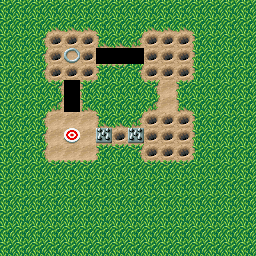

This is a level from a 2D game, rendered from its Tiled map with the project's own tilesets. A one-line summary and the map file follow, with tile-layer data summarised:
An orthogonal 16x16 tile map with 16x16 px tiles, 3 tile layers (Grass, Wall, Ground), 2 tilesets and 36 objects (27x Carrot, 3x Convertor_Right, 2x Convertor_Down, 2x Trap, player-start, ...).

<map version="1.10" tiledversion="1.10.1" orientation="orthogonal" renderorder="right-down" width="16" height="16" tilewidth="16" tileheight="16" infinite="0" nextlayerid="91" nextobjectid="346">
 <properties>
  <property name="excalibur" type="bool" value="true" />
 </properties>
 <tileset firstgid="1" name="tileset" tilewidth="16" tileheight="16" tilecount="48" columns="8">
  <image source="1level.png" width="128" height="96" />
 </tileset>
 <tileset firstgid="49" name="tile_finish" tilewidth="16" tileheight="16" tilecount="4" columns="4">
  <image source="tile_finish.png" width="64" height="16" />
  <tile id="0">
   <animation>
    <frame tileid="0" duration="90" />
    <frame tileid="1" duration="90" />
    <frame tileid="2" duration="90" />
    <frame tileid="3" duration="90" />
   </animation>
  </tile>
 </tileset>
 <layer id="83" name="Grass" width="16" height="16">
  <data>[256 cells, 169 non-empty, 3 distinct tile ids]</data>
 </layer>
 <layer id="87" name="Wall" width="16" height="16">
  <data>[256 cells, 42 non-empty, 8 distinct tile ids]</data>
 </layer>
 <layer id="84" name="Ground" width="16" height="16" locked="1">
  <data>[256 cells, 41 non-empty, 5 distinct tile ids]</data>
 </layer>
 <objectgroup id="85" name="Convertor" locked="1">
  <properties>
   <property name="excalibur" type="bool" value="true" />
  </properties>
  <object id="305" name="Convertor_Right" type="Convertor_Right" gid="42" x="96" y="64" width="16" height="16">
   <properties>
    <property name="CollisionType" value="Passive" />
   </properties>
  </object>
  <object id="306" name="Convertor_Right" type="Convertor_Right" gid="42" x="112" y="64" width="16" height="16">
   <properties>
    <property name="CollisionType" value="Passive" />
   </properties>
  </object>
  <object id="307" name="Convertor_Right" type="Convertor_Right" gid="42" x="128" y="64" width="16" height="16">
   <properties>
    <property name="CollisionType" value="Passive" />
   </properties>
  </object>
  <object id="308" name="Convertor_Down" type="Convertor_Down" gid="44" x="64" y="96" width="16" height="16">
   <properties>
    <property name="CollisionType" value="Passive" />
   </properties>
  </object>
  <object id="309" name="Convertor_Down" type="Convertor_Down" gid="44" x="64" y="112" width="16" height="16">
   <properties>
    <property name="CollisionType" value="Passive" />
   </properties>
  </object>
 </objectgroup>
 <objectgroup id="86" name="Carrots" locked="1">
  <properties>
   <property name="excalibur" type="bool" value="true" />
  </properties>
  <object id="310" name="Carrot" type="Carrot" gid="20" x="48" y="48" width="16" height="16">
   <properties>
    <property name="CollisionType" value="Passive" />
   </properties>
  </object>
  <object id="311" name="Carrot" type="Carrot" gid="20" x="64" y="48" width="16" height="16">
   <properties>
    <property name="CollisionType" value="Passive" />
   </properties>
  </object>
  <object id="312" name="Carrot" type="Carrot" gid="20" x="64" y="80" width="16" height="16">
   <properties>
    <property name="CollisionType" value="Passive" />
   </properties>
  </object>
  <object id="313" name="Carrot" type="Carrot" gid="20" x="48" y="64" width="16" height="16">
   <properties>
    <property name="CollisionType" value="Passive" />
   </properties>
  </object>
  <object id="314" name="Carrot" type="Carrot" gid="20" x="80" y="48" width="16" height="16">
   <properties>
    <property name="CollisionType" value="Passive" />
   </properties>
  </object>
  <object id="315" name="Carrot" type="Carrot" gid="20" x="80" y="80" width="16" height="16">
   <properties>
    <property name="CollisionType" value="Passive" />
   </properties>
  </object>
  <object id="316" name="Carrot" type="Carrot" gid="20" x="80" y="64" width="16" height="16">
   <properties>
    <property name="CollisionType" value="Passive" />
   </properties>
  </object>
  <object id="317" name="Carrot" type="Carrot" gid="20" x="48" y="80" width="16" height="16">
   <properties>
    <property name="CollisionType" value="Passive" />
   </properties>
  </object>
  <object id="318" name="Carrot" type="Carrot" gid="20" x="144" y="48" width="16" height="16">
   <properties>
    <property name="CollisionType" value="Passive" />
   </properties>
  </object>
  <object id="319" name="Carrot" type="Carrot" gid="20" x="144" y="80" width="16" height="16">
   <properties>
    <property name="CollisionType" value="Passive" />
   </properties>
  </object>
  <object id="320" name="Carrot" type="Carrot" gid="20" x="160" y="48" width="16" height="16">
   <properties>
    <property name="CollisionType" value="Passive" />
   </properties>
  </object>
  <object id="321" name="Carrot" type="Carrot" gid="20" x="176" y="80" width="16" height="16">
   <properties>
    <property name="CollisionType" value="Passive" />
   </properties>
  </object>
  <object id="322" name="Carrot" type="Carrot" gid="20" x="144" y="64" width="16" height="16">
   <properties>
    <property name="CollisionType" value="Passive" />
   </properties>
  </object>
  <object id="323" name="Carrot" type="Carrot" gid="20" x="160" y="80" width="16" height="16">
   <properties>
    <property name="CollisionType" value="Passive" />
   </properties>
  </object>
  <object id="325" name="Carrot" type="Carrot" gid="20" x="176" y="64" width="16" height="16">
   <properties>
    <property name="CollisionType" value="Passive" />
   </properties>
  </object>
  <object id="326" name="Carrot" type="Carrot" gid="20" x="176.25" y="47" width="16" height="16">
   <properties>
    <property name="CollisionType" value="Passive" />
   </properties>
  </object>
  <object id="327" name="Carrot" type="Carrot" gid="20" x="144" y="128" width="16" height="16">
   <properties>
    <property name="CollisionType" value="Passive" />
   </properties>
  </object>
  <object id="328" name="Carrot" type="Carrot" gid="20" x="160" y="144" width="16" height="16">
   <properties>
    <property name="CollisionType" value="Passive" />
   </properties>
  </object>
  <object id="329" name="Carrot" type="Carrot" gid="20" x="160" y="128" width="16" height="16">
   <properties>
    <property name="CollisionType" value="Passive" />
   </properties>
  </object>
  <object id="330" name="Carrot" type="Carrot" gid="20" x="176" y="160" width="16" height="16">
   <properties>
    <property name="CollisionType" value="Passive" />
   </properties>
  </object>
  <object id="331" name="Carrot" type="Carrot" gid="20" x="160" y="160" width="16" height="16">
   <properties>
    <property name="CollisionType" value="Passive" />
   </properties>
  </object>
  <object id="332" name="Carrot" type="Carrot" gid="20" x="144" y="144" width="16" height="16">
   <properties>
    <property name="CollisionType" value="Passive" />
   </properties>
  </object>
  <object id="333" name="Carrot" type="Carrot" gid="20" x="176" y="144" width="16" height="16">
   <properties>
    <property name="CollisionType" value="Passive" />
   </properties>
  </object>
  <object id="334" name="Carrot" type="Carrot" gid="20" x="176" y="128" width="16" height="16">
   <properties>
    <property name="CollisionType" value="Passive" />
   </properties>
  </object>
  </objectgroup>
 <objectgroup id="88" name="Camera">
  <properties>
   <property name="excalibur" type="bool" value="true" />
  </properties>
  <!-- 1 objects omitted --></objectgroup>
 <objectgroup id="89" name="Traps" locked="1">
  <properties>
   <property name="excalibur" type="bool" value="true" />
  </properties>
  <!-- 2 objects omitted --></objectgroup>
 <objectgroup id="90" name="Finish">
  <properties>
   <property name="excalibur" type="bool" value="true" />
  </properties>
  <!-- 1 objects omitted --></objectgroup>
</map>
<!-- 7 of 36 objects omitted -->
